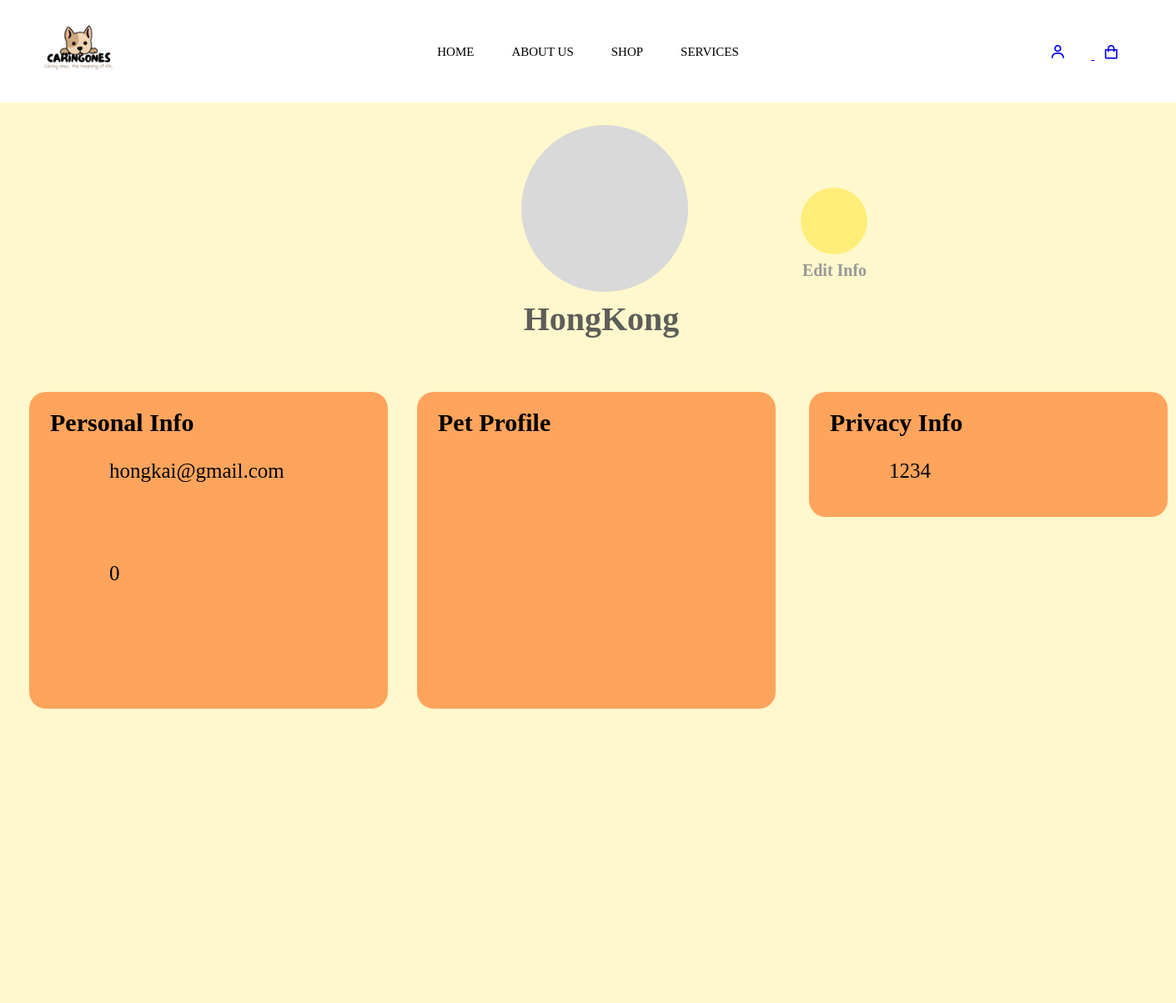
Page /viewUser.php (signed in) on the committed database.
### tables this page shows
CREATE TABLE IF NOT EXISTS `customer` (
  `cusEmail` varchar(255) NOT NULL,
  `cusName` varchar(255) NOT NULL,
  `cusIC` varchar(255) NOT NULL,
  `cusAge` int NOT NULL,
  `cusGender` varchar(255) NOT NULL,
  `cusHP` varchar(255) NOT NULL,
  `cusPassword` varchar(255) NOT NULL,
  `petName` varchar(255) NOT NULL,
  `petSpecies` varchar(255) NOT NULL,
  `petBreed` varchar(255) NOT NULL,
  `petGender` varchar(255) NOT NULL,
  `petColour` varchar(255) NOT NULL,
  PRIMARY KEY (`cusEmail`)
);

### viewUser.php (the view, shortened to what this page needs)
<?php
    if(isset($_SESSION['email'])){
    require_once("header.php");
    }else{
        require_once('b4header.php');
    }
?>
<!DOCTYPE html>
<html lang="en">
<head>
        <link href='https://unpkg.com/boxicons@2.1.4/css/boxicons.min.css' rel='stylesheet'>
    <link href="viewUser.css" rel="stylesheet">
</head>
<body>
    <div class="banner">
        <div class="logout">
                <box-icon name='log-out' animation='tada-hover' size='lg' title="Log out" onclick="openPopup()"></box-icon>
            </div>
        <form action="editUser.php" method="post">
            <?php
            include("conn.php");
            $cusEmail = $_SESSION["email"];
            $sql = "SELECT * FROM customer WHERE cusEmail = '$cusEmail'";
            $result = mysqli_query($con, $sql);
            ?>
            <div class="userProfile">
                <div class="ellipse">
                    <?php
                        while ($row = mysqli_fetch_array($result)) {
                    ?>
                    <?php
                    echo '<h2>' . $row['cusName'] . '</h2>';
                    ?>
                </div>
            </div>
            <a href = "editUser.php">
                <div class="edit-info">
                    <div class="ellipse">
                        <box-icon type='solid' name='edit-alt' size='lg' animation='tada-hover'></box-icon>
                    </div>
                    <p>
                        Edit Info
                    </p>
                </div>
            </a>
            <div id="Doctor Setting">
                <div class="background">
                    <div class="basic-info-rect">
                        <p1>
                            <b>
                                Personal Info
                            </b>
                        </p1>
                        <div class="email">
                                        <?php
                                        echo '<p>' . $row['cusEmail'] . '</p>';
                                        ?>
                        </div>
                        <div class="ic">
                            <box-icon name='id-card' animation='tada-hover' size='md'></box-icon>
                            <?php
                            echo '<p2>' . $row['cusIC'] . '</p2>';
                            ?>
                        </div>
                        <div class="age">
                            <box-icon name='child' animation='tada-hover' size='lg'></box-icon>
                            <?php
                            echo '<p3>' . $row['cusAge'] . '</p3>';
                            ?>
                        </div>
                        <div class="gender">
                            <box-icon name='male-sign' animation='tada-hover' size='md'></box-icon>
                            <?php
                            echo '<p4>' . $row['cusGender'] . '</p4>';
                            ?>
                        </div>
                        <div class="hp">
                                <?php
                            echo '<p5>' . $row['cusHP'] . '</p5>';
                            ?>
                        </div>
                    </div>
                    <div class="pet-info-rect">
                        <p1>
                            <b>
                                Pet Profile
                            </b>
                        </p1>
                        <div class="name">
                                <?php
                            echo '<p>' . $row['petName'] . '</p>';
                            ?>
                        </div>
                        <div class="species">
                            <box-icon name='dog' type='solid' animation='tada-hover' size='md'></box-icon>
                            <?php
                            echo '<p2>' . $row['petSpecies'] . '</p2>';
                            ?>
                        </div>
                        <div class="breed">
                            <box-icon name='category' animation='tada-hover' size='md'></box-icon>
                            <?php
                            echo '<p3>' . $row['petBreed'] . '</p3>';
                            ?>
                        </div>
                        <div class="petGender">
                        <box-icon name='male-sign' animation='tada-hover' size='md'></box-icon>
                        <?php
                            echo '<p4>' . $row['petGender'] . '</p4>';
                            ?>
                        </div>
                        <div class="color">
                            <box-icon name='color' animation='tada-hover' size='md'></box-icon>
                            <?php
                            echo '<p5>' . $row['petColour'] . '</p5>';
                            ?>
                        </div>
                    </div>
                    <div class="privacy-info-rect">
                        <box-icon type='solid' name='lock-alt' animation='tada-hover' size='md'></box-icon>
                        <p1>
                            <b>
                                Privacy Info
                            </b>
                        </p1>
                        <?php
                            echo '<p>' . $row['cusPassword'] . '</p>';
                            ?>
                    </div>
                </div>
            </div>
            <?php
                }
                ?>
        </form>
    </div>
</body>

### header.css (style rules this page uses)
* { margin: 0; padding: 0; }
.userProfile .ellipse { position: absolute; width: 150px; height: 150px; left: 185px; top: 25px; border-radius: 50%; background: #D9D9D9; }
.userProfile h2 { position: absolute; width: 244px; height: 46px; left: -47px; top: 131px; font-family: 'Comic Neue'; font-style: normal; font-weight: 700; font-size: 40px; line-height: 46px; text-align: center; color: #5D5D5A; }
.edit-info .ellipse { position: absolute; width: 65px; height: 65px; left: 364px; top: -1427px; border-radius: 50%; background: #FFED7A; }
.edit-info p { position: absolute; width: 93px; height: 26px; left: 349px; top: -1369px; font-family: 'DM Sans'; font-style: normal; font-weight: 700; font-size: 13px; line-height: 23px; text-align: center; color: #999999; }

### viewUser.css (style rules this page uses)
.banner { display: flex; flex-direction: row; align-items: center; padding: 365px 3cm; background: #FFF8CC; }
.logout box-icon { position: absolute; left: 40px; top: 150px; cursor: pointer; }
.userProfile .ellipse { position: absolute; width: 200px; height: 200px; left: 625px; top: 150px; border-radius: 50%; background: #D9D9D9; }
.userProfile h2 { position: absolute; width: 244px; height: 46px; left: -26px; top: 210px; font-family: 'Comic Sans MS'; font-style: normal; font-weight: 700; font-size: 40px; line-height: 46px; text-align: center; color: #5D5D5A; }
.edit-info .ellipse { position: absolute; width: 80px; height: 80px; left: 960px; top: 225px; border-radius: 50%; background: #FFED7A; }
.edit-info .ellipse box-icon { position: absolute; left: 14px; top: 16px; cursor: pointer; }
.edit-info p { position: absolute; width: 93px; height: 26px; left: 954px; top: 313px; font-family: 'Tilt Neon', cursive; font-style: normal; font-weight: 700; font-size: 20px; line-height: 23px; text-align: center; color: #999999; }
.basic-info-rect { position: absolute; width: 430px; height: 380px; left: 35px; top: 470px; background: #FFA45C; border-radius: 20px; }
p1 { position: absolute; width: 300px; height: 24px; left: 25px; top: 25px; font-family: 'Comic Sans MS'; font-style: normal; font-weight: 400; font-size: 30px; line-height: 24px; }
p { position: absolute; width: 262px; height: 99px; left: 96px; top: 77px; font-family: 'Comic Sans MS'; font-style: normal; font-weight: 400; font-size: 25px; line-height: 36px; color: #000000; }
.ic box-icon { position: absolute; left: 15px; top: 140px; }
.age box-icon { position: absolute; left: 8px; top: 193px; }
.gender box-icon { position: absolute; left: 15px; top: 258px; }
p2 { position: absolute; width: 262px; height: 99px; left: 96px; top: 140px; font-family: 'Comic Sans MS'; font-style: normal; font-weight: 400; font-size: 25px; line-height: 36px; color: #000000; }
p3 { position: absolute; width: 262px; height: 99px; left: 96px; top: 200px; font-family: 'Comic Sans MS'; font-style: normal; font-weight: 400; font-size: 25px; line-height: 36px; color: #000000; }
p4 { position: absolute; width: 262px; height: 99px; left: 96px; top: 260px; font-family: 'Comic Sans MS'; font-style: normal; font-weight: 400; font-size: 25px; line-height: 36px; color: #000000; }
p5 { position: absolute; width: 262px; height: 99px; left: 96px; top: 320px; font-family: 'Comic Sans MS'; font-style: normal; font-weight: 400; font-size: 25px; line-height: 36px; color: #000000; }
.pet-info-rect { left: 500px; top: 470px; position: absolute; width: 430px; height: 380px; background: #FFA45C; border-radius: 20px; }
.pet-info-rect .color box-icon { position: absolute; left: 15px; top: 320px; }
.pet-info-rect .breed box-icon { position: absolute; left: 15px; top: 200px; }
.pet-info-rect .species box-icon { position: absolute; left: 15px; top: 140px; }
.petGender box-icon { position: absolute; left: 15px; top: 258px; }
.privacy-info-rect { position: absolute; left: 970px; top: 470px; position: absolute; width: 430px; height: 150px; background: #FFA45C; border-radius: 20px; }
.privacy-info-rect box-icon { position: absolute; left: 15px; top: 75px; }

### rows in the picture
customer: cusName "HongKong", cusEmail "hongkai@gmail.com", cusAge "0", cusPassword "1234"
